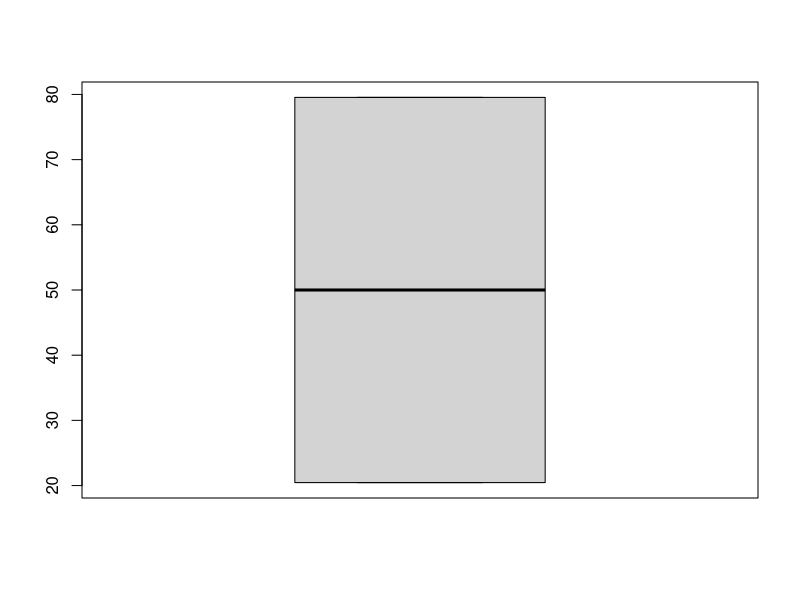
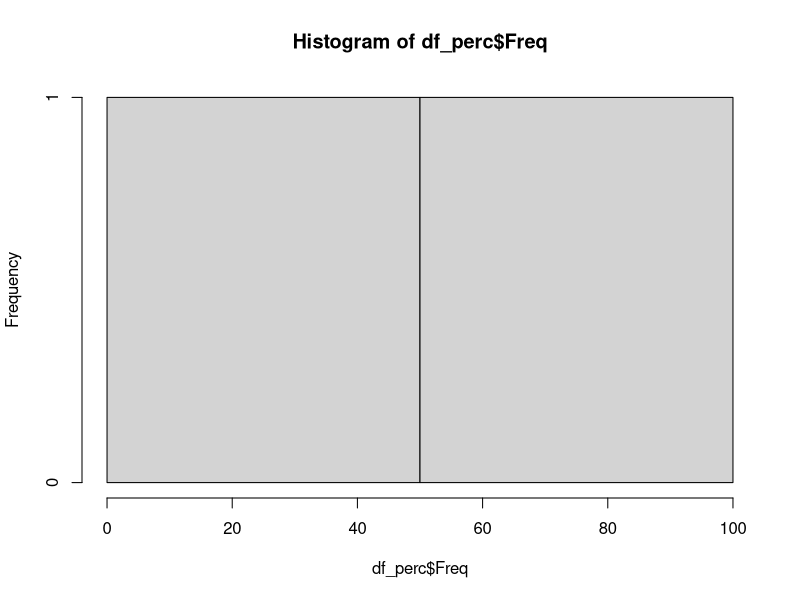
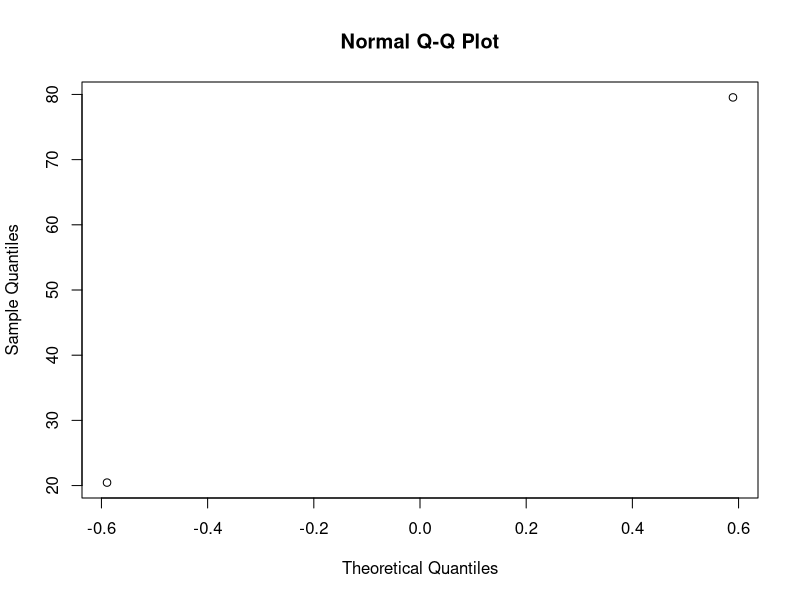

The R source for these figures, in order:
setwd("/")
setwd("Users/pc/unah/I P 2020/seminario/repositorio-git/encuesta-Seminario/")

#install.packages("dplyr") #instalamos la libreria dplyr

survey <- read.csv("survey_cleaned.csv", sep = ",", header = T)

#-----------------------------------columna de practica actualmente---------------------------------------------------

survey$practica_actualmente <- as.factor(survey$practica_actualmente)

table(survey$practica_actualmente) # muestra la frecuencia de los estudiantes

prop.table(table(survey$practica_actualmente))*100 #muestra porcentajes de las frecuencias

as.data.frame(prop.table(table(survey$practica_actualmente))) # devuelve la info en forma de columna

df_perc <- as.data.frame(prop.table(table(survey$practica_actualmente))*100)#asignamos el resultado de la linea anterior a la variable df

library(dplyr) #carga la ibreria 

df_perc <- df_perc %>% arrange(-Freq) #ordena los datos en orden descendente con el signo (-) y lo deja guardado en df_perc

boxplot(df_perc$Freq)

hist(df_perc$Freq)

qqnorm(df_perc$Freq)

#------------------------------------------------------------------------------------------------------------

#------------------------------------------------------------------------------------------------------------

#------------------------------------------------------------------------------------------------------------

#------------------------------------------------------------------------------------------------------------

#------------------------------------------------------------------------------------------------------------
